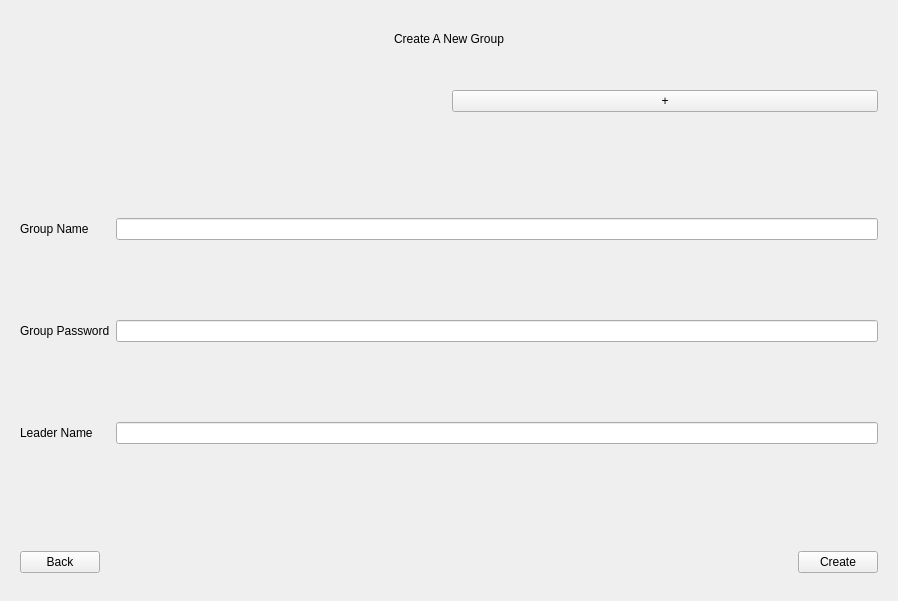
<?xml version="1.0" encoding="UTF-8"?>
<ui version="4.0">
 <class>Form</class>
 <widget class="QWidget" name="Form">
  <property name="geometry">
   <rect>
    <x>0</x>
    <y>0</y>
    <width>898</width>
    <height>601</height>
   </rect>
  </property>
  <property name="windowTitle">
   <string>Form</string>
  </property>
  <layout class="QVBoxLayout" name="verticalLayout" stretch="1,1,7,1">
   <item>
    <widget class="QLabel" name="label">
     <property name="text">
      <string>Create A New Group</string>
     </property>
     <property name="alignment">
      <set>Qt::AlignmentFlag::AlignCenter</set>
     </property>
    </widget>
   </item>
   <item>
    <widget class="QWidget" name="widget_3" native="true">
     <layout class="QHBoxLayout" name="horizontalLayout_2">
      <item>
       <widget class="QLabel" name="label_2">
        <property name="text">
         <string/>
        </property>
       </widget>
      </item>
      <item>
       <widget class="QPushButton" name="pushButton">
        <property name="text">
         <string>+</string>
        </property>
       </widget>
      </item>
     </layout>
    </widget>
   </item>
   <item>
    <widget class="QWidget" name="widget_2" native="true">
     <layout class="QGridLayout" name="gridLayout">
      <item row="0" column="0">
       <widget class="QLabel" name="label_3">
        <property name="text">
         <string>Group Name</string>
        </property>
       </widget>
      </item>
      <item row="1" column="1">
       <widget class="QLineEdit" name="lineEdit_3"/>
      </item>
      <item row="2" column="1">
       <widget class="QLineEdit" name="lineEdit_4">
        <property name="readOnly">
         <bool>true</bool>
        </property>
       </widget>
      </item>
      <item row="0" column="1">
       <widget class="QLineEdit" name="lineEdit"/>
      </item>
      <item row="1" column="0">
       <widget class="QLabel" name="label_5">
        <property name="text">
         <string>Group Password</string>
        </property>
       </widget>
      </item>
      <item row="2" column="0">
       <widget class="QLabel" name="label_6">
        <property name="text">
         <string>Leader Name</string>
        </property>
       </widget>
      </item>
     </layout>
    </widget>
   </item>
   <item>
    <widget class="QWidget" name="widget" native="true">
     <layout class="QHBoxLayout" name="horizontalLayout">
      <item>
       <widget class="QPushButton" name="pushButton_3">
        <property name="text">
         <string>Back</string>
        </property>
       </widget>
      </item>
      <item>
       <spacer name="horizontalSpacer">
        <property name="orientation">
         <enum>Qt::Orientation::Horizontal</enum>
        </property>
        <property name="sizeHint" stdset="0">
         <size>
          <width>685</width>
          <height>20</height>
         </size>
        </property>
       </spacer>
      </item>
      <item>
       <widget class="QPushButton" name="pushButton_2">
        <property name="text">
         <string>Create</string>
        </property>
       </widget>
      </item>
     </layout>
    </widget>
   </item>
  </layout>
 </widget>
 <resources/>
 <connections/>
</ui>
